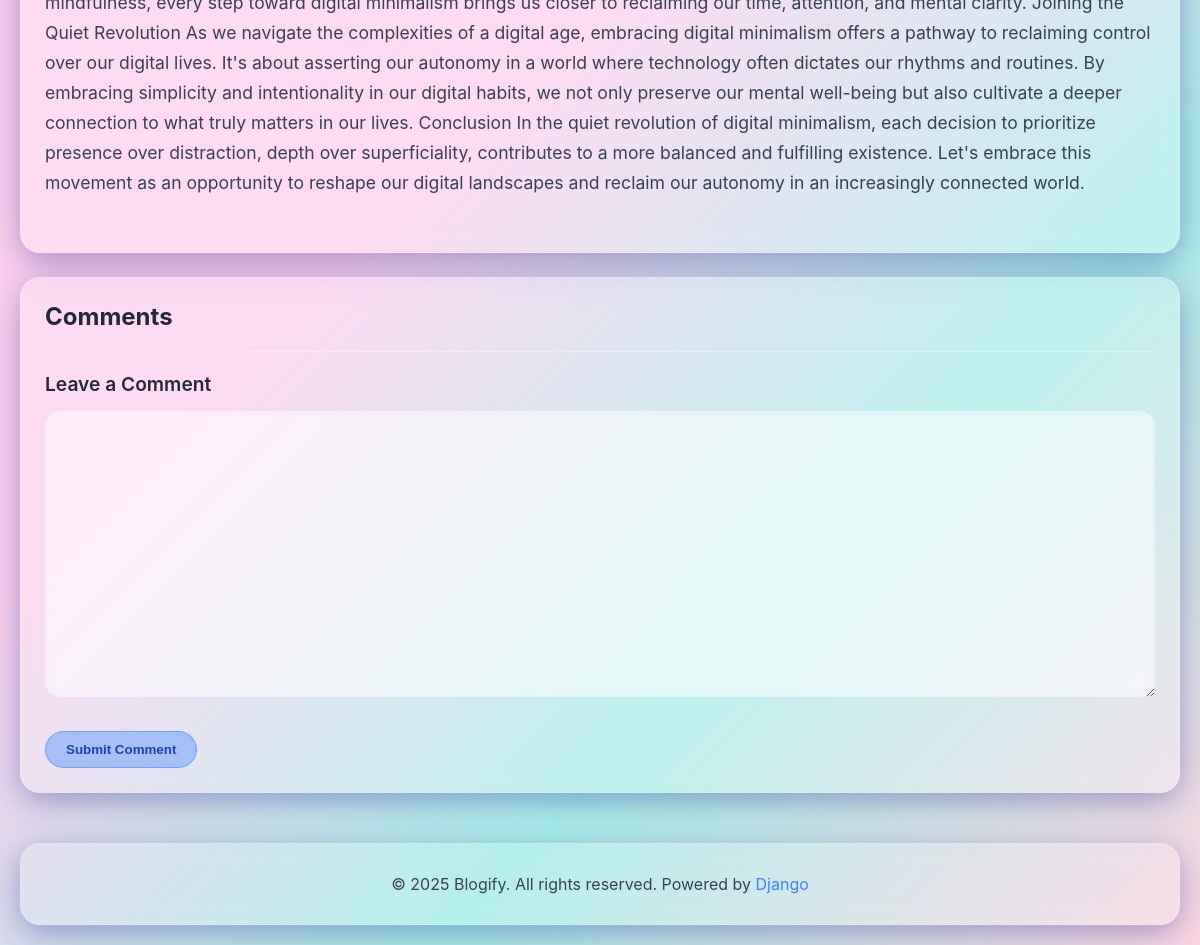
/post/5/ (signed in, lower part), run on an earlier commit of the app's database.
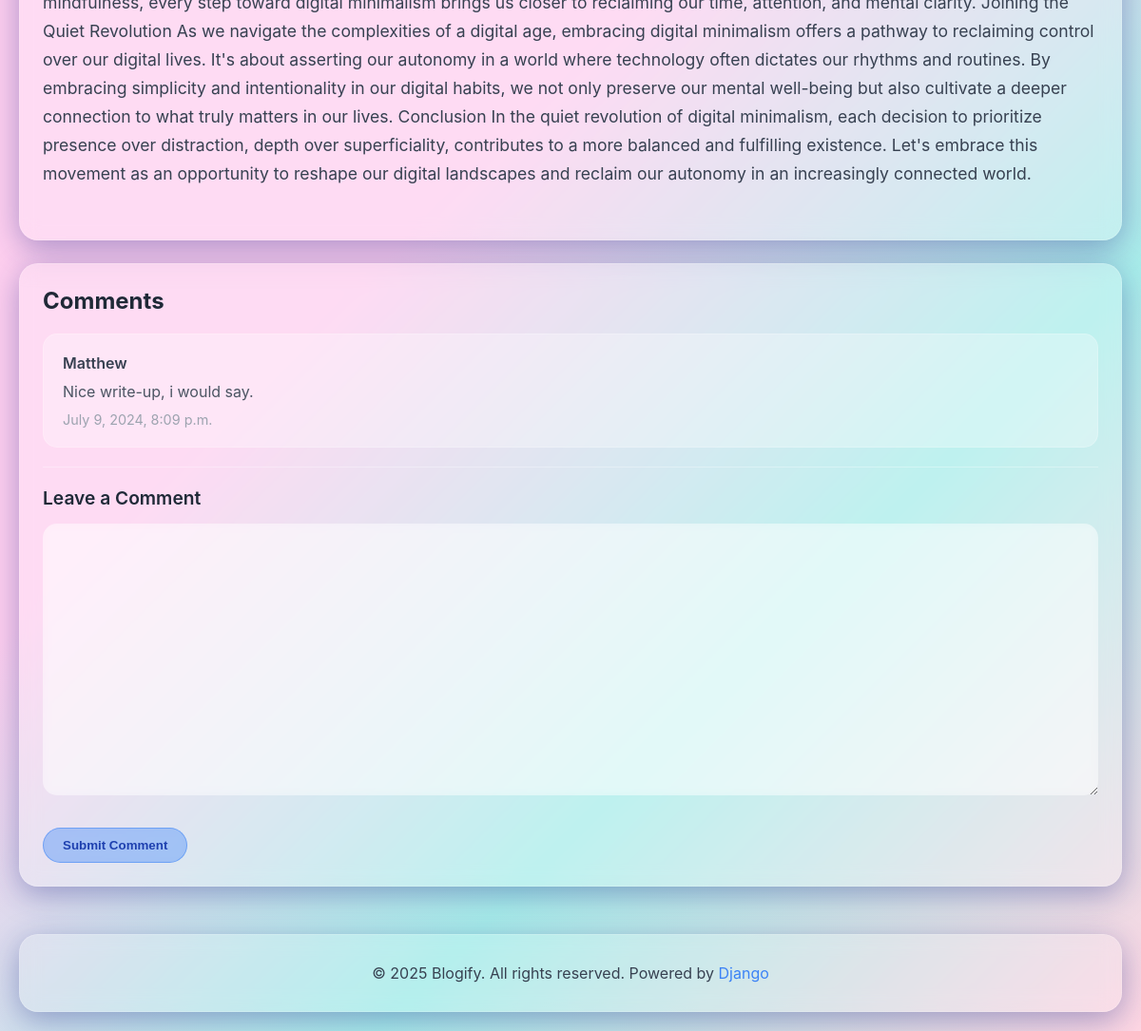
And on a later commit of the database.
### main/models.py (models this page shows, shortened)
class Comment(models.Model):
    post = models.ForeignKey(Post, related_name="comments", on_delete=models.CASCADE)
    author = models.ForeignKey(User, on_delete=models.CASCADE)
    content = models.TextField()
    created_at = models.DateTimeField(auto_now_add=True)

### main/views.py (the view)
# urls.py: path('post/<int:pk>/', views.post_detail, name='post-detail'),
@login_required
def post_detail(request, pk):
    post = get_object_or_404(Post, pk=pk)
    comments = post.comments.all()
    if request.method == "POST":
        comment_form = CommentForm(request.POST)
        if comment_form.is_valid():
            new_comment = comment_form.save(commit=False)
            new_comment.post = post
            new_comment.author = request.user
            new_comment.save()
            return redirect('post-detail', pk=post.pk)
    else:
        comment_form = CommentForm()
    return render(request, 'views/post_detail.html',{'post': post, 'comments': comments, 'comment_form': comment_form})

### main/forms.py
class CommentForm(forms.ModelForm):
    class Meta:
        model = Comment
        fields = ['content']

### main/templates/views/post_detail.html (shortened to what this page needs)
{% extends "base/base.html" %}
{% load static %}
{% block 'content' %}
<article class="glass-card">
    <div class="post-content" style="color: #374151; font-size: 1.1rem; line-height: 1.7; margin-bottom: 30px;">
    </div>
</article>
<div class="glass-card">
    <h3 style="font-size: 1.5rem; font-weight: 700; color: #1f2937; margin-bottom: 20px;">Comments</h3>
    {% for comment in comments %}
    <div style="background: rgba(255, 255, 255, 0.3); border-radius: 15px; padding: 20px; margin-bottom: 15px; border: 1px solid rgba(255, 255, 255, 0.2);">
        <div style="font-weight: 600; color: #374151; margin-bottom: 8px;">{{ comment.author }}</div>
        <div style="color: #4b5563; line-height: 1.6; margin-bottom: 8px;">{{ comment.content }}</div>
        <div style="color: #9ca3af; font-size: 0.9rem;">{{ comment.created_at }}</div>
    </div>
    {% endfor %}
    <div style="border-top: 1px solid rgba(255, 255, 255, 0.3); padding-top: 20px; margin-top: 20px;">
        <h4 style="font-size: 1.2rem; font-weight: 600; color: #1f2937; margin-bottom: 15px;">Leave a Comment</h4>
        <form method="post">
            <div style="margin-bottom: 15px;">
                {{ comment_form.content }}
            </div>
            <button type="submit" class="btn btn-primary">Submit Comment</button>
        </form>
    </div>
</div>
{% endblock %}

What changed in the data, as far as the page shows it:
added Comment: author "Matthew", content "Nice write-up, i would say.", created_at "July 9, 2024, 8:09 p.m."
